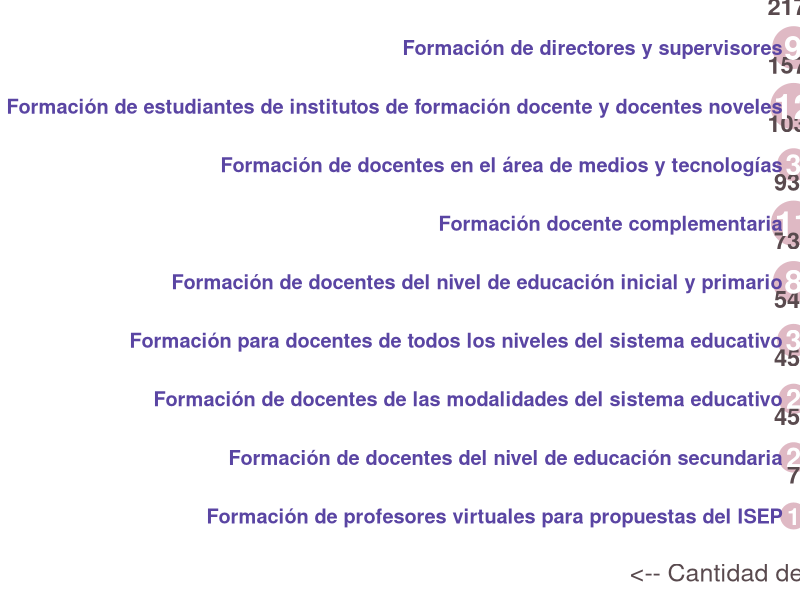
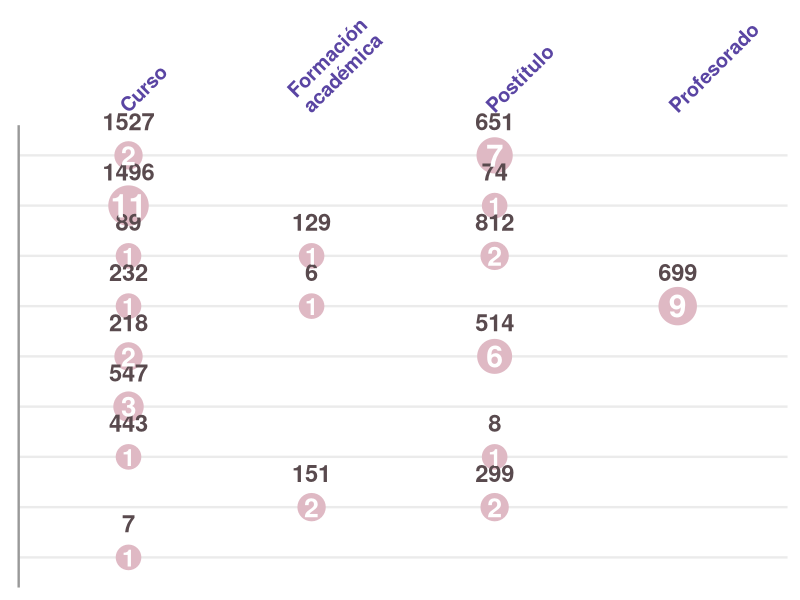
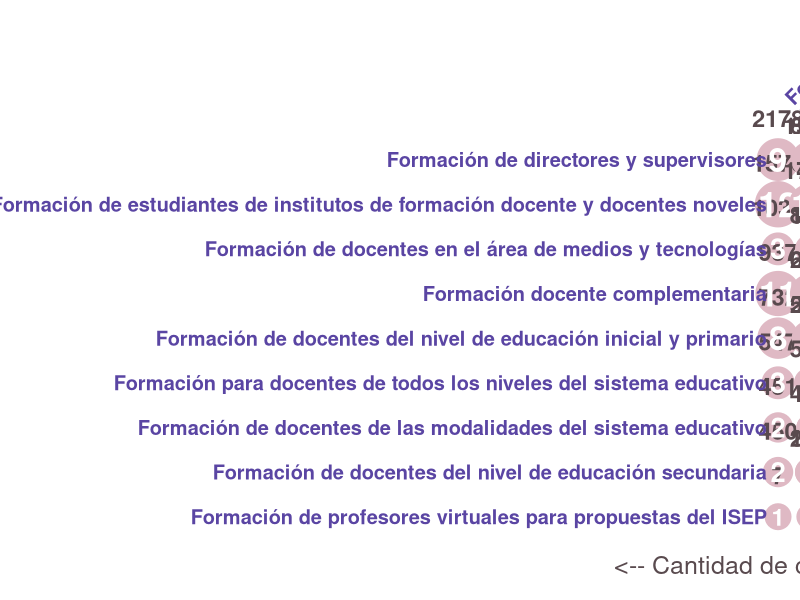
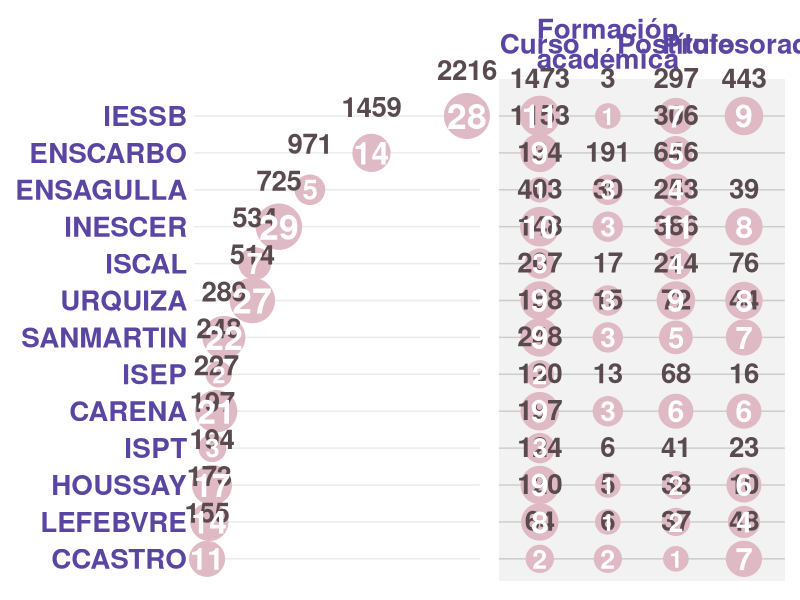
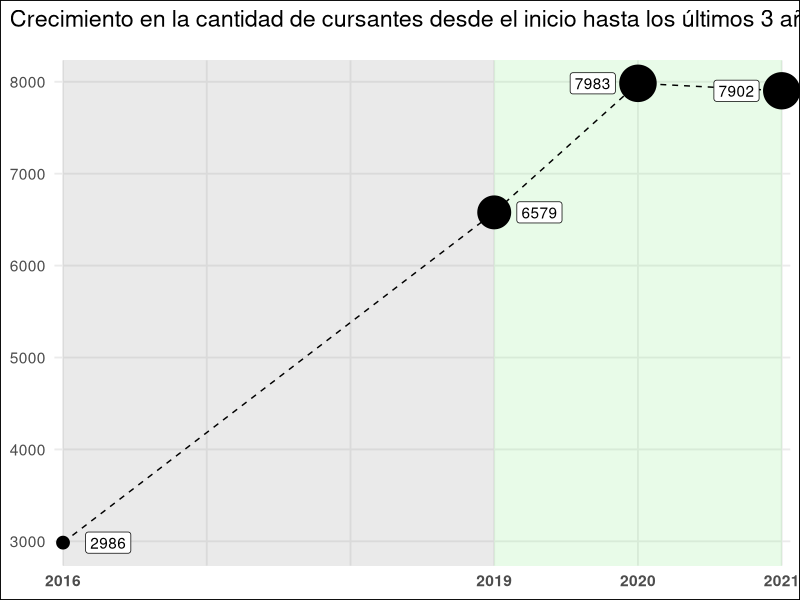
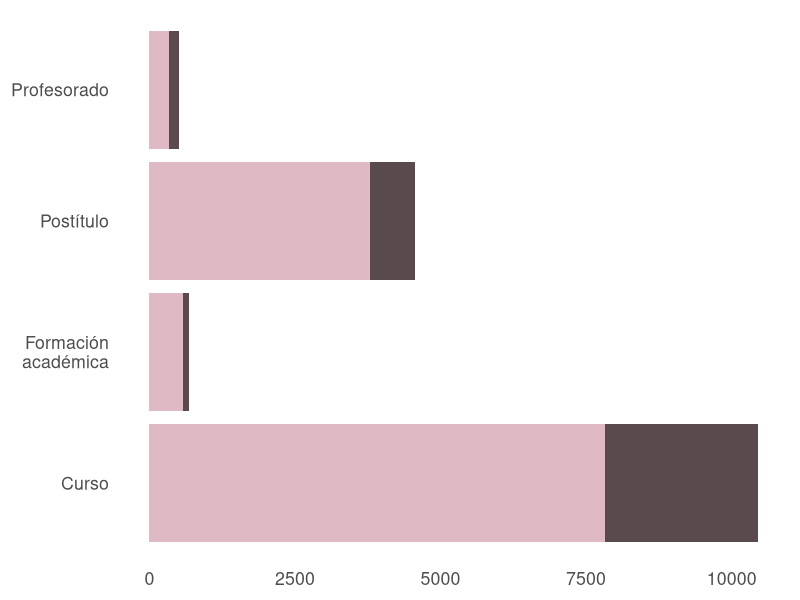
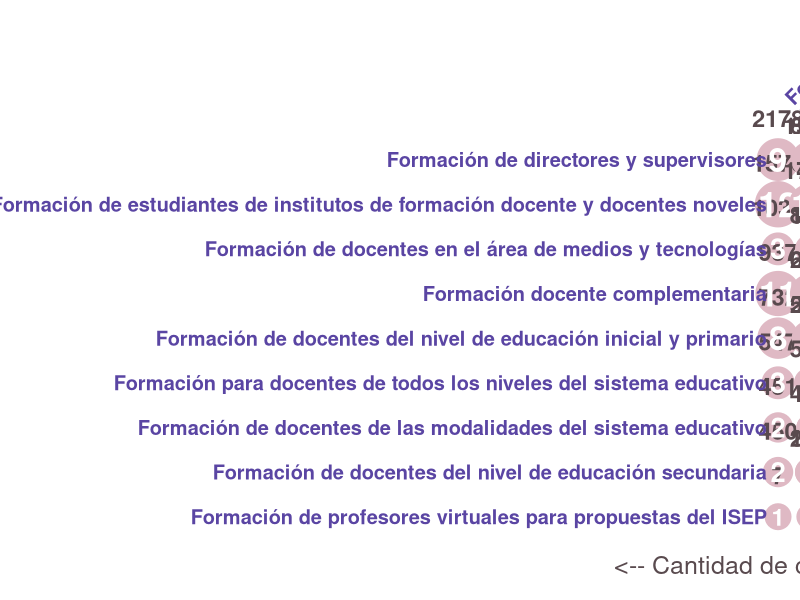
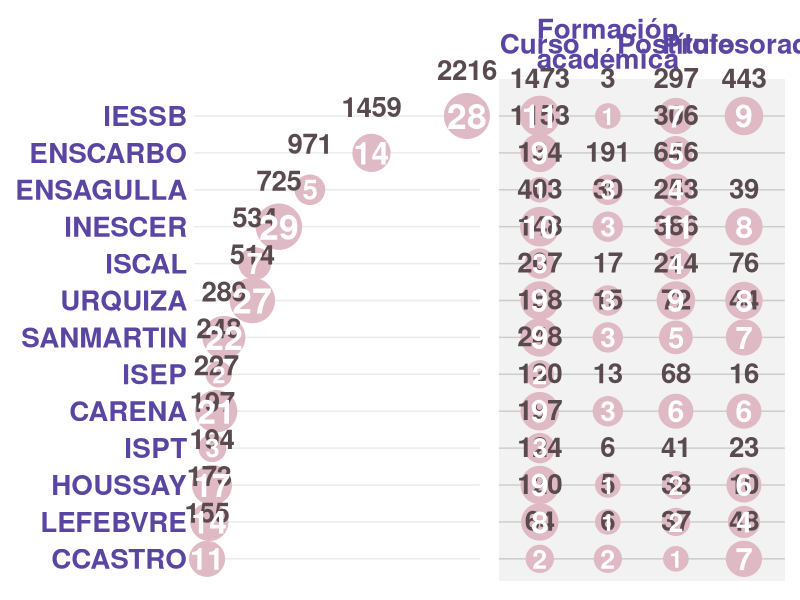

Source code (R) for these figures, in order:
library(tidyverse)
library(ggtext)
library(patchwork)


data_prop <- read_csv("data/data_propuestas.csv")

# Corregimos tipo de carrera
data_prop <- data_prop %>% 
  mutate(tipo = case_when(
    tipo=="Trayecto"~"Postítulo",
    tipo=="Profesorado"~"Profesorado",
    tipo=="Seminario"~"Curso",
    TRUE ~ "Formación\nacadémica"
  ))

# Por línea formativa
data_lf <- data_prop %>% 
  filter(cursantes_T3 > 0) %>% 
  filter(!carrera_siglas %in% c("CLINICAESCRITURA","MOD_INDIVIDUALES")) %>% 
  group_by(linea_formativa) %>% 
  summarise(cursantes = sum(cursantes_T3),
            propuestas = n_distinct(propuesta))

# Por propuesta 2
propuesta <- data_prop %>% 
  filter(cursantes_T3 > 0) %>% 
  filter(!carrera_siglas %in% c("CLINICAESCRITURA","MOD_INDIVIDUALES")) %>%
  group_by(propuesta) %>% 
  summarise(cursantes = sum(cursantes_T3))

data_lf_tipo <- data_prop %>% 
  filter(cursantes_T3 > 0) %>% 
  filter(!carrera_siglas %in% c("CLINICAESCRITURA","MOD_INDIVIDUALES")) %>% 
  group_by(linea_formativa, tipo) %>% 
  summarise(cursantes = sum(cursantes_T3),
            propuestas = n_distinct(propuesta)) %>% 
  mutate(cursantes_lf = sum(cursantes),
         propuestas_lf = sum(propuestas))


color_lf <- "#5A45A3"
color_tipo <- "#5A45A3"

color_1 <- "#594A4E"
color_2 <- "#DFB9C4"

plot_resumen_lf <- ggplot(data_lf, aes(x = fct_reorder(linea_formativa,cursantes), y = cursantes)) +
  geom_point(aes(size=propuestas), color=color_2) +
  geom_text(aes(label=cursantes), vjust= -1.8, color=color_1, fontface="bold", size=6) +
  geom_text(aes(label=propuestas, size=4*(propuestas*.03)), color="white", fontface="bold") +
  coord_flip(clip="off") +
  scale_size(range = c(6,15)) +
  labs(y="<-- Cantidad de cursantes -->", x = NULL,
       #title = "Cursantes ISEP 2021",
       #subtitle = "Cantidad de <span style='color:red;'>propuestas</span> y cantidad de 
       #<span style='color:blue;'>cursantes activos</span> del año por línea formativa y tipo de propuesta"
       ) +
  guides(size = "none") +
  theme_minimal(base_size = 18) +
  theme(
    axis.title.x = element_text(color=color_1),
    axis.text.x = element_blank(),
    plot.title = element_markdown(),
    plot.subtitle = element_markdown(),
    plot.title.position = "plot",
    axis.text.y = element_text(face="bold", color=color_lf),
    panel.grid.major.x = element_blank(),
    panel.grid.minor.x = element_blank()
  )

plot_resumen_lf

flechas <- data.frame(x1=c(1.8,1.8), 
                      x2=c(1,1.2), 
                      y1=c(2,2.9), 
                      y2=c(2.9,2.9))

texto <- data.frame(x1=c(1.8), 
                    x2=c(1.2), 
                    y1=c(3), 
                    y2=c(3.1))


# SIMILAR AL PLOT ANTERIOR PERO SE AGREGA LA DIM DE TIPO DE PROPUESTA
plot_resumen_lf_tipo <- ggplot(data_lf_tipo, aes(x = fct_reorder(linea_formativa,cursantes_lf), y = tipo)) +
  geom_point(aes(size=propuestas), color=color_2) +
  geom_text(aes(label=cursantes), vjust= -1.4, color=color_1, fontface="bold", size=6) +
  geom_text(aes(label=propuestas, size=4*(propuestas*.03)), color="white", fontface="bold") +
# geom_curve(
#     aes(x=x1,y=y1,xend=x2,yend=y2),
#     data=flechas,
#     arrow=arrow(length=unit(0.03, "npc")),
#     curvature = .3
#   ) +
#    annotate(
#      "text", x=1, y=3, 
#      label="Acompañamiento a las Trayectorias Escolares en la Educación Secundaria\nTrayectorias Escolares y Enseñanza en el PIT
# ", hjust=0
#    ) +
  coord_flip(clip="off") +
  scale_size(range = c(6,13)) +
  scale_y_discrete(position="right") +
  guides(size = "none") +
  theme_minimal(base_size = 18) +
  theme(
    
    axis.text.y = element_blank(),
    axis.title = element_blank(),
    axis.line.y = element_line(color="grey60"),
    axis.text.x = element_text(face="bold", color = color_tipo, angle = 45, hjust=0),
    panel.grid.major.x = element_blank(),
    panel.grid.minor.x = element_blank()
  )

plot_resumen_lf_tipo


plot_final_lf_tipo <- plot_resumen_lf + plot_resumen_lf_tipo

plot_final_lf_tipo
ggsave("plot_final_lf_tipo.png", width = 19, height = 10, dpi=320)


# PLOT por IFDA
data_ifda <- data_prop %>% 
  filter(cursantes_T3 > 0) %>% 
  filter(!carrera_siglas %in% c("CLINICAESCRITURA","MOD_INDIVIDUALES")) %>% 
  group_by(ifda_sigla) %>% 
  summarise(cursantes = sum(cursantes_T3),
            propuestas = n_distinct(propuesta))


data_ifda_tipo <- data_prop %>% 
  filter(cursantes_T3 > 0) %>% 
  filter(!carrera_siglas %in% c("CLINICAESCRITURA","MOD_INDIVIDUALES")) %>% 
  group_by(ifda_sigla, tipo) %>% 
  summarise(cursantes = sum(cursantes_T3),
            propuestas = n_distinct(propuesta)) %>% 
  mutate(cursantes_ifda = sum(cursantes),
         propuestas_ifda = sum(propuestas))


# PLOT IFDA
color_lf <- "#5A45A3"
color_tipo <- "#5A45A3"

plot_resumen_ifda <- ggplot(data_ifda, aes(x = fct_reorder(ifda_sigla,cursantes), y = cursantes)) +
  geom_point(aes(size=propuestas), color=color_2) +
  geom_text(aes(label=cursantes), vjust= -1.8, color=color_1, fontface="bold", size=7) +
  geom_text(aes(label=propuestas, size=4*(propuestas*.03)), color="white", fontface="bold") +
  coord_flip(clip="off") +
  scale_size(range = c(6,15)) +
  expand_limits(x=c(1,14)) +
  labs(y = NULL, x = NULL,
       #title = "Cursantes ISEP 2021",
       #subtitle = "Cantidad de <span style='color:red;'>propuestas</span> y cantidad de 
       #<span style='color:blue;'>cursantes activos</span> del año por IFDA y tipo de propuesta"
       ) +
  guides(size = "none") +
  theme_minimal() +
  theme(
    axis.text = element_text(size=20),
    axis.title.x = element_text(color=color_1, size=15),
    axis.text.x = element_blank(),
    plot.title = element_markdown(),
    plot.subtitle = element_markdown(),
    plot.title.position = "plot",
    axis.text.y = element_text(face="bold", color=color_lf),
    panel.grid.major.x = element_blank(),
    panel.grid.minor.x = element_blank()
  )

# PLOT IFDA TIPO
plot_resumen_ifda_tipo <- ggplot(data_ifda_tipo, aes(x = fct_reorder(ifda_sigla,cursantes_ifda), y = tipo)) +
  geom_point(aes(size=propuestas), color=color_2) +
  geom_text(aes(label=cursantes), vjust= -1.4, color=color_1, fontface="bold", size=7) +
  geom_text(aes(label=propuestas, size=4*(propuestas*.03)), color="white", fontface="bold") +
coord_flip(clip="off") +
  scale_size(range = c(6,13)) +
  scale_y_discrete(position="right") +
  expand_limits(x=c(1,14)) +
  guides(size = "none") +
  theme_minimal() +
  theme(
    axis.text = element_text(size=20),
    panel.background = element_rect(fill="#F2F2F2", color=NA),
    axis.text.y = element_blank(),
    axis.title = element_blank(),
    #axis.line.y = element_line(color="grey60"),
    axis.text.x = element_text(face="bold", color = color_tipo),
    axis.text.x.top = element_text(vjust=.5),
    panel.grid.major.x = element_blank(),
    panel.grid.minor.x = element_blank(),
    panel.grid.major.y = element_line(color="grey80")
  )

plot_final_ifda_tipo <- plot_resumen_ifda + plot_resumen_ifda_tipo
plot_final_ifda_tipo
ggsave("plot_final_ifda_tipo.png", plot_final_ifda_tipo, width = 20, height = 13, dpi=320)

# Pruebas VIZ crecimiento 
data_anios <- read_csv("data/data_anios.csv") %>% 
  mutate(tipo = case_when(
    tipo=="Trayecto"~"Postítulo",
    tipo=="Profesorado"~"Profesorado",
    tipo=="Seminario"~"Curso",
    TRUE ~ "Formación\nacadémica"
  )) %>% 
  mutate(anio=as.factor(anio),
         anio=factor(anio, levels=c("2016","2017","2018","2019","2020","2021"))) %>% 
  filter(anio %in% c(2016,2019,2020,2021)) %>% 
  filter(cursantes_T3 > 0) %>% 
  filter(!carrera_siglas %in% c("CLINICAESCRITURA","MOD_INDIVIDUALES","TEST_TRAYECTO"))

data_anios <- data_anios %>% 
  group_by(anio) %>% 
  summarise(cursantes = sum(cursantes_T3),
            propuestas_vigentes = n_distinct(propuesta))


plot_evol <- ggplot(data_anios, aes(x=anio, y=cursantes, group=1)) +
  annotate("rect", xmin=1,xmax=4, ymin=-Inf, ymax=Inf, alpha=.2, fill="grey60") +
  annotate("rect", xmin=4,xmax=6, ymin=-Inf, ymax=Inf, alpha=.2, fill="lightgreen") +
  geom_line(linetype="dashed") +
  geom_point(aes(size=cursantes)) +
  geom_label(aes(label=cursantes, hjust=ifelse(cursantes<7000, -.5, 1.5))) +
  scale_x_discrete(drop=FALSE, labels=c("2016","","","2019","2020","2021"), expand = c(0.01,0.01)) +
  coord_cartesian(clip="off") +
  scale_size(range = c(4,12)) +
  guides(size="none") +
  labs(x=NULL,y=NULL,
       title="Crecimiento en la cantidad de cursantes desde el inicio hasta los últimos 3 años") +
  theme_minimal(base_size = 14) +
  theme(
    panel.grid.minor.y = element_blank(),
    axis.text.x = element_text(face="bold"),
    plot.title = element_text(margin = margin(0,0,20,0)),
    plot.title.position = "plot",
    plot.background = element_rect(fill="white")
  )

plot_evol


ggsave("plot_evol.png", plot_evol, width = 10, height = 10, dpi=320)


# Egresados
data_egresados <- read_csv("data/data_matricula_egresos.csv")


data_egresados <- data_egresados %>% 
  select(linea_formativa, propuesta, carrera_siglas, tipo, ifda_siglas, egresados_intermedio, egresados, anio) %>% 
  mutate(tipo = case_when(
    tipo=="Trayecto"~"Postítulo",
    tipo=="Profesorado"~"Profesorado",
    tipo=="Seminario"~"Curso",
    TRUE ~ "Formación\nacadémica"
  ))


data_egresados_tipo <- data_egresados %>% 
  mutate(
    anio_actual = as.factor(anio==2021),
    anio_actual = factor(anio_actual, levels=c("TRUE", "FALSE")),
    egresados_totales = egresados + egresados_intermedio
  ) %>% 
  group_by(tipo, anio_actual) %>% 
  summarise(egresados_tipo = sum(egresados_totales))
  
  
plot_egresados_1 <- ggplot(data_egresados_tipo, aes(x=tipo, y=egresados_tipo, fill=anio_actual)) +
  geom_col() +
  coord_flip() +
  scale_fill_manual(values=c("#594A4E","#DFB9C4")) +
  theme_minimal(base_size = 16) +
  labs(
    x=NULL,
    y=NULL
  ) +
  guides(
    fill="none"
  ) +
  theme(
    panel.grid = element_blank()
  )

plot_egresados_1

ggsave("plot_egresados.png", width = 10, height = 10, dpi=320)
